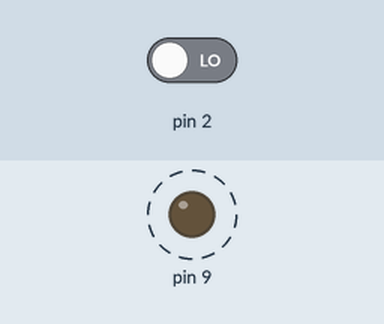
Recording of a sketch running on a simulated Arduino Uno, built with avr-gcc and run on an emulated ATmega328P. Parts: output pins drawn as LEDs (lit = HIGH). Dashed ring = blinking. Inputs (shaded band) come from the test bench; at power-on: pin 2 LOW.

Above: at 2.8 s.
2.9 s: pin 2 driven HIGH
Timing chart, 0 to 12.4 s (numbered marks = the images above; inputs shaded):
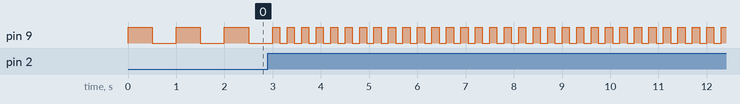

Measured:
- after the input at 2.9 s, pin 9: alternates HIGH for 0.15 s and LOW for 0.15 s, starting after 0.25 s
- by itself, pin 9: alternates HIGH for 0.50 s and LOW for 0.50 s

The sketch:

potega_ledi_kiirus.ino
```cpp
void setup() {
  // initialize serial communication at 9600 bits per second:
  Serial.begin(9600);
  pinMode(9, OUTPUT);
  pinMode(2, INPUT);
}

// the loop routine runs over and over again forever:
void loop() {
 /* // read the input on analog pin 0:
  int sensorValue = analogRead(A0);
  // Convert the analog reading (which goes from 0 - 1023) to a voltage (0 - 5V):*/
int butstate = digitalRead(2);

if (butstate == 1){
  digitalWrite(9, HIGH);
  delay (150);
  digitalWrite(9, LOW);
  delay (150);
}
else {
  digitalWrite(9, HIGH);
  delay (500);
  digitalWrite(9, LOW);
  delay (500);
}

}
```
